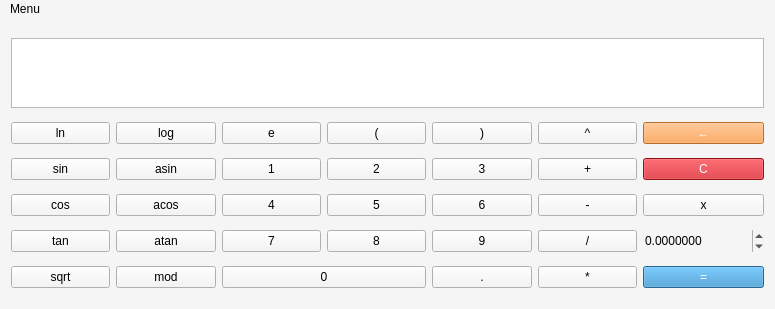
<?xml version="1.0" encoding="UTF-8"?>
<ui version="4.0">
 <class>CalcView</class>
 <widget class="QMainWindow" name="CalcView">
  <property name="enabled">
   <bool>true</bool>
  </property>
  <property name="geometry">
   <rect>
    <x>0</x>
    <y>0</y>
    <width>775</width>
    <height>309</height>
   </rect>
  </property>
  <property name="sizePolicy">
   <sizepolicy hsizetype="Expanding" vsizetype="Expanding">
    <horstretch>0</horstretch>
    <verstretch>0</verstretch>
   </sizepolicy>
  </property>
  <property name="minimumSize">
   <size>
    <width>775</width>
    <height>309</height>
   </size>
  </property>
  <property name="maximumSize">
   <size>
    <width>16777215</width>
    <height>16777215</height>
   </size>
  </property>
  <property name="contextMenuPolicy">
   <enum>Qt::ActionsContextMenu</enum>
  </property>
  <property name="windowTitle">
   <string>Math Calculator</string>
  </property>
  <property name="styleSheet">
   <string notr="true">background-color: #f5f5f5;
color: rgb(0, 0, 0);
</string>
  </property>
  <widget class="QWidget" name="centralWidget">
   <property name="enabled">
    <bool>true</bool>
   </property>
   <property name="sizePolicy">
    <sizepolicy hsizetype="Expanding" vsizetype="Expanding">
     <horstretch>0</horstretch>
     <verstretch>0</verstretch>
    </sizepolicy>
   </property>
   <property name="minimumSize">
    <size>
     <width>0</width>
     <height>0</height>
    </size>
   </property>
   <property name="maximumSize">
    <size>
     <width>16777215</width>
     <height>16777215</height>
    </size>
   </property>
   <property name="contextMenuPolicy">
    <enum>Qt::DefaultContextMenu</enum>
   </property>
   <layout class="QGridLayout" name="gridLayout" rowminimumheight="0,0,0,0,0,0,0,0,0">
    <item row="4" column="3">
     <widget class="QPushButton" name="num5">
      <property name="sizePolicy">
       <sizepolicy hsizetype="Expanding" vsizetype="Fixed">
        <horstretch>0</horstretch>
        <verstretch>0</verstretch>
       </sizepolicy>
      </property>
      <property name="text">
       <string>5</string>
      </property>
      <property name="shortcut">
       <string>5</string>
      </property>
     </widget>
    </item>
    <item row="8" column="4">
     <widget class="QPushButton" name="point">
      <property name="sizePolicy">
       <sizepolicy hsizetype="Expanding" vsizetype="Fixed">
        <horstretch>0</horstretch>
        <verstretch>0</verstretch>
       </sizepolicy>
      </property>
      <property name="text">
       <string>.</string>
      </property>
      <property name="shortcut">
       <string>.</string>
      </property>
     </widget>
    </item>
    <item row="2" column="5">
     <widget class="QPushButton" name="actionPlus">
      <property name="sizePolicy">
       <sizepolicy hsizetype="Expanding" vsizetype="Fixed">
        <horstretch>0</horstretch>
        <verstretch>0</verstretch>
       </sizepolicy>
      </property>
      <property name="text">
       <string>+</string>
      </property>
      <property name="shortcut">
       <string>+</string>
      </property>
     </widget>
    </item>
    <item row="8" column="5">
     <widget class="QPushButton" name="actionMult">
      <property name="sizePolicy">
       <sizepolicy hsizetype="Expanding" vsizetype="Fixed">
        <horstretch>0</horstretch>
        <verstretch>0</verstretch>
       </sizepolicy>
      </property>
      <property name="text">
       <string>*</string>
      </property>
      <property name="shortcut">
       <string>*</string>
      </property>
     </widget>
    </item>
    <item row="1" column="3">
     <widget class="QPushButton" name="actionOpenBracket">
      <property name="sizePolicy">
       <sizepolicy hsizetype="Expanding" vsizetype="Fixed">
        <horstretch>0</horstretch>
        <verstretch>0</verstretch>
       </sizepolicy>
      </property>
      <property name="text">
       <string>(</string>
      </property>
      <property name="shortcut">
       <string>(</string>
      </property>
     </widget>
    </item>
    <item row="5" column="5">
     <widget class="QPushButton" name="actionDiv">
      <property name="sizePolicy">
       <sizepolicy hsizetype="Expanding" vsizetype="Fixed">
        <horstretch>0</horstretch>
        <verstretch>0</verstretch>
       </sizepolicy>
      </property>
      <property name="text">
       <string>/</string>
      </property>
      <property name="shortcut">
       <string>/</string>
      </property>
     </widget>
    </item>
    <item row="4" column="0">
     <widget class="QPushButton" name="actionCos">
      <property name="enabled">
       <bool>true</bool>
      </property>
      <property name="sizePolicy">
       <sizepolicy hsizetype="Expanding" vsizetype="Fixed">
        <horstretch>0</horstretch>
        <verstretch>0</verstretch>
       </sizepolicy>
      </property>
      <property name="text">
       <string>cos</string>
      </property>
      <property name="shortcut">
       <string>C, O, S</string>
      </property>
     </widget>
    </item>
    <item row="1" column="0">
     <widget class="QPushButton" name="actionLn">
      <property name="sizePolicy">
       <sizepolicy hsizetype="Expanding" vsizetype="Fixed">
        <horstretch>0</horstretch>
        <verstretch>0</verstretch>
       </sizepolicy>
      </property>
      <property name="text">
       <string>ln</string>
      </property>
      <property name="shortcut">
       <string>L, N</string>
      </property>
     </widget>
    </item>
    <item row="8" column="1">
     <widget class="QPushButton" name="actionMod">
      <property name="sizePolicy">
       <sizepolicy hsizetype="Expanding" vsizetype="Fixed">
        <horstretch>0</horstretch>
        <verstretch>0</verstretch>
       </sizepolicy>
      </property>
      <property name="text">
       <string>mod</string>
      </property>
      <property name="shortcut">
       <string>M, O, D</string>
      </property>
     </widget>
    </item>
    <item row="1" column="1">
     <widget class="QPushButton" name="actionLog">
      <property name="sizePolicy">
       <sizepolicy hsizetype="Expanding" vsizetype="Fixed">
        <horstretch>0</horstretch>
        <verstretch>0</verstretch>
       </sizepolicy>
      </property>
      <property name="text">
       <string>log</string>
      </property>
      <property name="shortcut">
       <string>L, O, G</string>
      </property>
     </widget>
    </item>
    <item row="8" column="2" colspan="2">
     <widget class="QPushButton" name="num0">
      <property name="sizePolicy">
       <sizepolicy hsizetype="Expanding" vsizetype="Fixed">
        <horstretch>0</horstretch>
        <verstretch>0</verstretch>
       </sizepolicy>
      </property>
      <property name="minimumSize">
       <size>
        <width>0</width>
        <height>0</height>
       </size>
      </property>
      <property name="styleSheet">
       <string notr="true"/>
      </property>
      <property name="text">
       <string>0</string>
      </property>
      <property name="shortcut">
       <string>0</string>
      </property>
     </widget>
    </item>
    <item row="4" column="5">
     <widget class="QPushButton" name="actionMinus">
      <property name="sizePolicy">
       <sizepolicy hsizetype="Expanding" vsizetype="Fixed">
        <horstretch>0</horstretch>
        <verstretch>0</verstretch>
       </sizepolicy>
      </property>
      <property name="text">
       <string>-</string>
      </property>
      <property name="shortcut">
       <string>-</string>
      </property>
     </widget>
    </item>
    <item row="5" column="6">
     <widget class="QDoubleSpinBox" name="xValue">
      <property name="cursor">
       <cursorShape>PointingHandCursor</cursorShape>
      </property>
      <property name="mouseTracking">
       <bool>false</bool>
      </property>
      <property name="focusPolicy">
       <enum>Qt::ClickFocus</enum>
      </property>
      <property name="acceptDrops">
       <bool>false</bool>
      </property>
      <property name="frame">
       <bool>false</bool>
      </property>
      <property name="specialValueText">
       <string/>
      </property>
      <property name="decimals">
       <number>7</number>
      </property>
      <property name="minimum">
       <double>-123131232131231236096.000000000000000</double>
      </property>
      <property name="maximum">
       <double>123131232131231236096.000000000000000</double>
      </property>
      <property name="singleStep">
       <double>0.100000000000000</double>
      </property>
     </widget>
    </item>
    <item row="2" column="4">
     <widget class="QPushButton" name="num3">
      <property name="sizePolicy">
       <sizepolicy hsizetype="Expanding" vsizetype="Fixed">
        <horstretch>0</horstretch>
        <verstretch>0</verstretch>
       </sizepolicy>
      </property>
      <property name="maximumSize">
       <size>
        <width>16777215</width>
        <height>16777215</height>
       </size>
      </property>
      <property name="text">
       <string>3</string>
      </property>
      <property name="shortcut">
       <string>3</string>
      </property>
     </widget>
    </item>
    <item row="4" column="2">
     <widget class="QPushButton" name="num4">
      <property name="sizePolicy">
       <sizepolicy hsizetype="Expanding" vsizetype="Fixed">
        <horstretch>0</horstretch>
        <verstretch>0</verstretch>
       </sizepolicy>
      </property>
      <property name="text">
       <string>4</string>
      </property>
      <property name="shortcut">
       <string>4</string>
      </property>
     </widget>
    </item>
    <item row="8" column="0">
     <widget class="QPushButton" name="actionSqrt">
      <property name="sizePolicy">
       <sizepolicy hsizetype="Expanding" vsizetype="Fixed">
        <horstretch>0</horstretch>
        <verstretch>0</verstretch>
       </sizepolicy>
      </property>
      <property name="text">
       <string>sqrt</string>
      </property>
      <property name="shortcut">
       <string>S, Q, R, T</string>
      </property>
     </widget>
    </item>
    <item row="5" column="4">
     <widget class="QPushButton" name="num9">
      <property name="sizePolicy">
       <sizepolicy hsizetype="Expanding" vsizetype="Fixed">
        <horstretch>0</horstretch>
        <verstretch>0</verstretch>
       </sizepolicy>
      </property>
      <property name="text">
       <string>9</string>
      </property>
      <property name="shortcut">
       <string>9</string>
      </property>
     </widget>
    </item>
    <item row="1" column="6">
     <widget class="QPushButton" name="actionDeleteOne">
      <property name="sizePolicy">
       <sizepolicy hsizetype="Expanding" vsizetype="Fixed">
        <horstretch>0</horstretch>
        <verstretch>0</verstretch>
       </sizepolicy>
      </property>
      <property name="styleSheet">
       <string notr="true">background-color: rgb(255, 151, 57);
  color: white; </string>
      </property>
      <property name="text">
       <string>←</string>
      </property>
      <property name="shortcut">
       <string>Backspace</string>
      </property>
     </widget>
    </item>
    <item row="1" column="4">
     <widget class="QPushButton" name="actionCloseBracket">
      <property name="sizePolicy">
       <sizepolicy hsizetype="Expanding" vsizetype="Fixed">
        <horstretch>0</horstretch>
        <verstretch>0</verstretch>
       </sizepolicy>
      </property>
      <property name="text">
       <string>)</string>
      </property>
      <property name="shortcut">
       <string>)</string>
      </property>
     </widget>
    </item>
    <item row="1" column="5">
     <widget class="QPushButton" name="actionPow">
      <property name="sizePolicy">
       <sizepolicy hsizetype="Expanding" vsizetype="Fixed">
        <horstretch>0</horstretch>
        <verstretch>0</verstretch>
       </sizepolicy>
      </property>
      <property name="text">
       <string>^</string>
      </property>
      <property name="shortcut">
       <string>^</string>
      </property>
     </widget>
    </item>
    <item row="8" column="6">
     <widget class="QPushButton" name="actionCalc">
      <property name="sizePolicy">
       <sizepolicy hsizetype="Expanding" vsizetype="Fixed">
        <horstretch>0</horstretch>
        <verstretch>0</verstretch>
       </sizepolicy>
      </property>
      <property name="minimumSize">
       <size>
        <width>0</width>
        <height>0</height>
       </size>
      </property>
      <property name="maximumSize">
       <size>
        <width>16777215</width>
        <height>16777215</height>
       </size>
      </property>
      <property name="styleSheet">
       <string notr="true">background-color: #3490cd;
color: #ffffff;</string>
      </property>
      <property name="text">
       <string>=</string>
      </property>
      <property name="shortcut">
       <string>=</string>
      </property>
     </widget>
    </item>
    <item row="2" column="1">
     <widget class="QPushButton" name="actionAsin">
      <property name="sizePolicy">
       <sizepolicy hsizetype="Expanding" vsizetype="Fixed">
        <horstretch>0</horstretch>
        <verstretch>0</verstretch>
       </sizepolicy>
      </property>
      <property name="text">
       <string>asin</string>
      </property>
      <property name="shortcut">
       <string>A, S, I, N</string>
      </property>
     </widget>
    </item>
    <item row="4" column="1">
     <widget class="QPushButton" name="actionAcos">
      <property name="sizePolicy">
       <sizepolicy hsizetype="Expanding" vsizetype="Fixed">
        <horstretch>0</horstretch>
        <verstretch>0</verstretch>
       </sizepolicy>
      </property>
      <property name="text">
       <string>acos</string>
      </property>
      <property name="shortcut">
       <string>A, C, O, S</string>
      </property>
     </widget>
    </item>
    <item row="2" column="0">
     <widget class="QPushButton" name="actionSin">
      <property name="sizePolicy">
       <sizepolicy hsizetype="Expanding" vsizetype="Fixed">
        <horstretch>0</horstretch>
        <verstretch>0</verstretch>
       </sizepolicy>
      </property>
      <property name="text">
       <string>sin</string>
      </property>
      <property name="shortcut">
       <string>S, I, N</string>
      </property>
     </widget>
    </item>
    <item row="5" column="2">
     <widget class="QPushButton" name="num7">
      <property name="sizePolicy">
       <sizepolicy hsizetype="Expanding" vsizetype="Fixed">
        <horstretch>0</horstretch>
        <verstretch>0</verstretch>
       </sizepolicy>
      </property>
      <property name="text">
       <string>7</string>
      </property>
      <property name="shortcut">
       <string>7</string>
      </property>
     </widget>
    </item>
    <item row="2" column="2">
     <widget class="QPushButton" name="num1">
      <property name="sizePolicy">
       <sizepolicy hsizetype="Expanding" vsizetype="Fixed">
        <horstretch>0</horstretch>
        <verstretch>0</verstretch>
       </sizepolicy>
      </property>
      <property name="minimumSize">
       <size>
        <width>0</width>
        <height>0</height>
       </size>
      </property>
      <property name="maximumSize">
       <size>
        <width>16777215</width>
        <height>16777215</height>
       </size>
      </property>
      <property name="text">
       <string>1</string>
      </property>
      <property name="shortcut">
       <string>1</string>
      </property>
     </widget>
    </item>
    <item row="1" column="2">
     <widget class="QPushButton" name="numerExp">
      <property name="sizePolicy">
       <sizepolicy hsizetype="Expanding" vsizetype="Fixed">
        <horstretch>0</horstretch>
        <verstretch>0</verstretch>
       </sizepolicy>
      </property>
      <property name="text">
       <string>e</string>
      </property>
      <property name="shortcut">
       <string>E</string>
      </property>
     </widget>
    </item>
    <item row="5" column="3">
     <widget class="QPushButton" name="num8">
      <property name="sizePolicy">
       <sizepolicy hsizetype="Expanding" vsizetype="Fixed">
        <horstretch>0</horstretch>
        <verstretch>0</verstretch>
       </sizepolicy>
      </property>
      <property name="text">
       <string>8</string>
      </property>
      <property name="shortcut">
       <string>8</string>
      </property>
     </widget>
    </item>
    <item row="2" column="6">
     <widget class="QPushButton" name="actionDeleteAll">
      <property name="enabled">
       <bool>true</bool>
      </property>
      <property name="sizePolicy">
       <sizepolicy hsizetype="Expanding" vsizetype="Fixed">
        <horstretch>0</horstretch>
        <verstretch>0</verstretch>
       </sizepolicy>
      </property>
      <property name="styleSheet">
       <string notr="true">background-color: #cb1a21;
color: #ffffff;</string>
      </property>
      <property name="text">
       <string>C</string>
      </property>
      <property name="shortcut">
       <string>Shift+Backspace</string>
      </property>
     </widget>
    </item>
    <item row="5" column="1">
     <widget class="QPushButton" name="actionAtan">
      <property name="sizePolicy">
       <sizepolicy hsizetype="Expanding" vsizetype="Fixed">
        <horstretch>0</horstretch>
        <verstretch>0</verstretch>
       </sizepolicy>
      </property>
      <property name="text">
       <string>atan</string>
      </property>
      <property name="shortcut">
       <string>A, T, A, N</string>
      </property>
     </widget>
    </item>
    <item row="2" column="3">
     <widget class="QPushButton" name="num2">
      <property name="sizePolicy">
       <sizepolicy hsizetype="Expanding" vsizetype="Fixed">
        <horstretch>0</horstretch>
        <verstretch>0</verstretch>
       </sizepolicy>
      </property>
      <property name="text">
       <string>2</string>
      </property>
      <property name="shortcut">
       <string>2</string>
      </property>
     </widget>
    </item>
    <item row="4" column="6">
     <widget class="QPushButton" name="xButton">
      <property name="sizePolicy">
       <sizepolicy hsizetype="Expanding" vsizetype="Fixed">
        <horstretch>0</horstretch>
        <verstretch>0</verstretch>
       </sizepolicy>
      </property>
      <property name="text">
       <string>x</string>
      </property>
      <property name="shortcut">
       <string>X</string>
      </property>
     </widget>
    </item>
    <item row="4" column="4">
     <widget class="QPushButton" name="num6">
      <property name="sizePolicy">
       <sizepolicy hsizetype="Expanding" vsizetype="Fixed">
        <horstretch>0</horstretch>
        <verstretch>0</verstretch>
       </sizepolicy>
      </property>
      <property name="text">
       <string>6</string>
      </property>
      <property name="shortcut">
       <string>6</string>
      </property>
     </widget>
    </item>
    <item row="5" column="0">
     <widget class="QPushButton" name="actionTan">
      <property name="sizePolicy">
       <sizepolicy hsizetype="Expanding" vsizetype="Fixed">
        <horstretch>0</horstretch>
        <verstretch>0</verstretch>
       </sizepolicy>
      </property>
      <property name="text">
       <string>tan</string>
      </property>
      <property name="shortcut">
       <string>T, A, N</string>
      </property>
     </widget>
    </item>
    <item row="0" column="0" colspan="7">
     <widget class="QLineEdit" name="inputPanel">
      <property name="sizePolicy">
       <sizepolicy hsizetype="Expanding" vsizetype="Fixed">
        <horstretch>0</horstretch>
        <verstretch>0</verstretch>
       </sizepolicy>
      </property>
      <property name="minimumSize">
       <size>
        <width>0</width>
        <height>70</height>
       </size>
      </property>
      <property name="font">
       <font>
        <pointsize>20</pointsize>
       </font>
      </property>
      <property name="layoutDirection">
       <enum>Qt::LeftToRight</enum>
      </property>
      <property name="styleSheet">
       <string notr="true">border: 1 solid #b8b8b8;
background-color: #fff</string>
      </property>
      <property name="alignment">
       <set>Qt::AlignRight|Qt::AlignTrailing|Qt::AlignVCenter</set>
      </property>
      <property name="readOnly">
       <bool>true</bool>
      </property>
     </widget>
    </item>
   </layout>
  </widget>
  <widget class="QMenuBar" name="menuBar">
   <property name="geometry">
    <rect>
     <x>0</x>
     <y>0</y>
     <width>775</width>
     <height>24</height>
    </rect>
   </property>
   <property name="defaultUp">
    <bool>true</bool>
   </property>
   <widget class="QMenu" name="menuMenu">
    <property name="title">
     <string>Menu</string>
    </property>
    <addaction name="actionGraph"/>
    <addaction name="actionCredit_Calculator"/>
   </widget>
   <addaction name="menuMenu"/>
  </widget>
  <action name="actionGraph">
   <property name="text">
    <string>Graph</string>
   </property>
  </action>
  <action name="actionCredit_Calculator">
   <property name="text">
    <string>Credit Calculator</string>
   </property>
  </action>
 </widget>
 <layoutdefault spacing="6" margin="11"/>
 <resources/>
 <connections/>
</ui>
